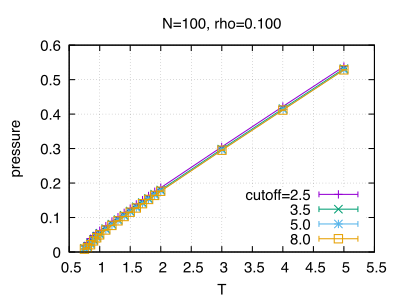

Generate this figure with gnuplot:
set key bottom
set grid
set title 'N=100, rho=0.100'
set xlabel 'T'
set ylabel 'pressure'
plot \
"n100-cut2.5/lj-n100-r0.100-cut2.5.dat" using 1:5:6 with errorlines title 'cutoff=2.5', \
"n100-cut3.5/lj-n100-r0.100-cut3.5.dat" using 1:5:6 with errorlines title '3.5', \
"n100-cut5.0/lj-n100-r0.100-cut5.0.dat" using 1:5:6 with errorlines title '5.0', \
"n100-cut8.0/lj-n100-r0.100-cut8.0.dat" using 1:5:6 with errorlines title '8.0'
